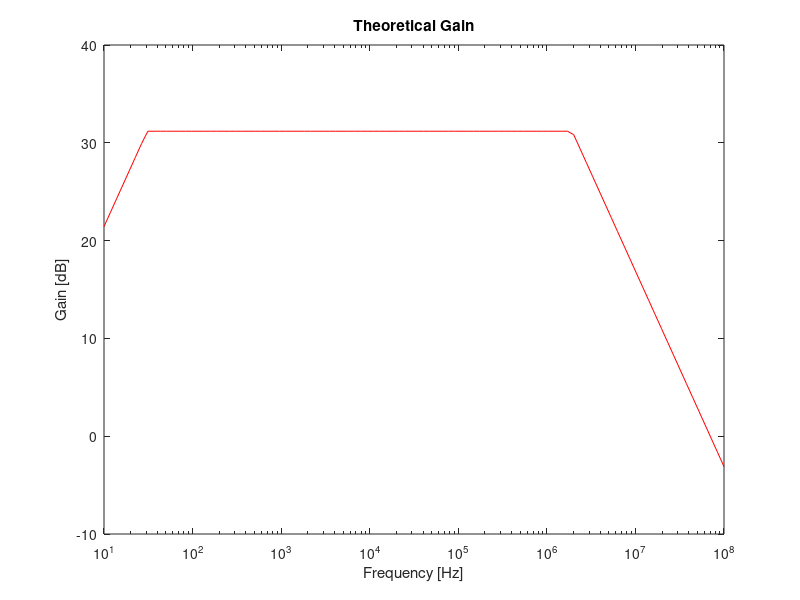

MATLAB code to generate this figure:
clear all
%Ver melhor a cut-off frequency
%Gain stage

T=300.15;
k=1.38064852*(10e-23);
q=1.60217662*(10e-19);
VT=(k*T)/q;

%Beta_f usado no Ngspice para NPN model
Beta_f_NPN=178.7;

%Early Voltage usado no Ngspice para NPN model
VA_NPN=69.7;
  
%Valores usados no Ngspice
R1=70000;
R2=10000;
RC=1000;
RE_copy=100;
Rout = 50;
Ci=1.0e-3;
Cb=1.6e-3;
Co=1.2e-3;

%Talvez mudar VON
VON=0.7;
  
VCC=12;
RS=100;

RL=8;

RE=RE_copy;

%Slide 6 da aula 7

RB=1/(1/R1+1/R2);
VEQ=(R2/(R1+R2))*VCC;

IB=(VEQ-VON)/(RB+(1+Beta_f_NPN)*RE);
IC1=Beta_f_NPN*IB;
IE1=(1+Beta_f_NPN)*IB;
VE1=RE*IE1;
VO1=VCC-RC*IC1;
VCE=VO1-VE1;

%Slide 7 da aula 7
gm1=IC1/VT;
rpi1=Beta_f_NPN/gm1;
ro1=VA_NPN/IC1;

%Resistências RB e RS em paralelo, para usar em cálculos posteriores
R_BS=RB*RS/(RB+RS);

%Nota: AV designa o gain; AV1 no GainStage, AV2 no OutputStage, AV no total (no final, portanto)	    
%Verifiquei que, utilizando as duas fórmulas de calcular AV (com RE=0 e RE=RE_copy) e fazendo a média no final, dá melhores valores, considerando-se, assim, os dois modelos em simultâneo
			    
RE=RE_copy;
AV1 = (R_BS/RS)*RC*((RE-gm1*rpi1*ro1)/((ro1+RC+RE)*(R_BS+rpi1+RE)+gm1*RE*ro1*rpi1-RE*RE));
AV1_DB = 20*log10(abs(AV1));

%Considerando ro1=infinity
%AV1 = (RB/(RB+RS))*RC*((-gm1*rpi1)/(R_BS+rpi1+RE+gm1*RE*rpi1));
%AV1_DB = 20*log10(abs(AV1));

AV1_aux = AV1;
AV1_aux_DB = AV1_DB;

RE=0;
AV1 = (R_BS/RS)*RC*((RE-gm1*rpi1*ro1)/((ro1+RC+RE)*(R_BS+rpi1+RE)+gm1*RE*ro1*rpi1-RE*RE));
AV1_DB = 20*log10(abs(AV1));

%Considerando ro1=infinity
%AV1 = (RB/(RB+RS))*RC*((-gm1*rpi1)/(R_BS+rpi1+RE+gm1*RE*rpi1));
%AV1_DB = 20*log10(abs(AV1));


RE=RE_copy;
ZI1 = (RB*rpi1)/(RB+rpi1);
  
ZO1 = 1/(1/ro1+1/RC);

  
%Output stage
  
%Valores usados no Ngspice para o modelo PNP
Beta_f_PNP = 227.3;
Beta_r_PNP = 7.69;
VA_PNP = 37.2;

%O V1 do slide 14 da aula 17 é a tensão final que sai do GainStage
VI2 = VO1;
							   
IE2 = (VCC-VON-VI2)/Rout;

%Slide 13 da aula 15
%IC2 = ((Beta_r_PNP+1)/Beta_r_PNP)*IE2;
IC2 = (Beta_f_PNP/(1+Beta_f_PNP))*IE2;
  
VO2 = VCC - Rout*IE2;
VCE2 = VO2 + Rout*IE2;

%Expressões do slide 13 da aula 15, para PNP
gm2 = IC2/VT;
go2 = IC2/VA_PNP;
gpi2 = gm2/Beta_f_PNP;

%Slide 15 da aula 17
ge2 = 1/Rout;

%Slides 14 e 15 da aula 17
AV2 = gm2/(gpi2+ge2+go2+gm2);
ZI2 = (gpi2+ge2+go2+gm2)/(gpi2*(gpi2+ge2+go2));
ZO2 = 1/(gpi2+ge2+go2+gm2);


%Complete circuit - hand calculations no GitHub

%Termo para cálculos		 
gB = 1/(1/gpi2+ZO1);
		 
AV = ((gB+(gm2/gpi2)*gB)/(gB+ge2+go2+(gm2/gpi2)*gB))*AV1;
AV_DB = 20*log10(abs(AV));
		 
AV_aux = ((gB+(gm2/gpi2)*gB)/(gB+ge2+go2+(gm2/gpi2)*gB))*AV1_aux;
AV_DB_aux = 20*log10(abs(AV_aux));

  
ZI=ZI1;
  
ZO=1/(go2+(gm2/gpi2)*gB+ge2+gB);


%Escrever em ficheiros

file_chosen_values = fopen("ChosenValues.tex","w");
fprintf(file_chosen_values, "$R_1$ & %.0f k$\\Omega$ \\\\ \\hline\n$R_2$ & %.0f k$\\Omega$ \\\\ \\hline\n$R_C$ & %.0f k$\\Omega$ \\\\ \\hline\n$R_E$ & %.0f $\\Omega$ \\\\ \\hline\n$R_{out}$ & %.0f $\\Omega$ \\\\ \\hline\n$C_i$ & %.0f mF \\\\ \\hline\n$C_b$ & %.0f mF \\\\ \\hline\n$C_o$ & %.0f mF \\\\ \\hline", R1/1000, R2/1000, RC/1000, RE_copy, Rout, Ci*1000, Cb*1000, Co*1000);
fclose (file_chosen_values);

file_vce_vbeon = fopen("VCE_VBEON.tex","w");
fprintf(file_vce_vbeon, "$V_{CE}$ & %.4f\\\\ \\hline\n$V_{BE_{ON}}$ & %.1f \\\\ \\hline", VCE, VON);
fclose (file_vce_vbeon);

file_impedances = fopen("Impedances.tex","w");
fprintf(file_impedances,"$Z_{I1}$ & %.6f \\\\ \\hline\n$Z_{O1}$ & %.6f \\\\ \\hline\n$Z_{I2}$ & %.6f \\\\ \\hline\n$Z_{O2}$ & %.6f \\\\ \\hline\n$Z_I$ & %.6f \\\\ \\hline\n$Z_O$ & %.6f \\\\ \\hline", ZI1, ZO1, ZI2, ZO2, ZI, ZO);
fclose (file_impedances);

file_IE = fopen("IE.tex","w");
fprintf(file_IE, "$I_E$ (Gain Stage) & %.4f mA\\\\ \\hline\n$I_E$ (Output Stage) & %.4f mA\\\\ \\hline\n$|V_{CE}|$ & %.1f V\\\\ \\hline\n$V_{EB_{ON}}$ & %.1f V\\\\ \\hline", IE1*1000, IE2*1000, VCE2, VON);
fclose (file_IE);

%file_gains1 = fopen("Gains1.tex","w");
%fprintf(file_gains1,"$AV_1$ & %.6f \\\\ \\hline\n$AV_2$ & %.6f \\\\ \\hline\n$AV$ & %.6f \\\\ \\hline\n$AV$ & %.6f dB \\\\ \\hline\n", AV1, AV2, AV, AV_DB);
%fclose (file_gains1);

%file_gains2 = fopen("Gains2.tex","w");
%fprintf(file_gains2,"$AV_1$ & %.6f \\\\ \\hline\n$AV_2$ & %.6f \\\\ \\hline\n$AV$ & %.6f \\\\ \\hline\n$AV$ & %.6f dB \\\\ \\hline\n", AV1_aux, AV2, AV_aux, AV_DB_aux);
%fclose (file_gains2);

file_gains = fopen("Gains.tex","w");
fprintf(file_gains,"$AV_1$ & %.6f \\\\\n$AV_1$ [dB] & %.6f \\\\ \\hline\n$AV_2$ & %.6f \\\\\n$AV_2$ [dB] & %.6f \\\\ \\hline\n$AV$ & %.6f \\\\\n$AV$ [dB] & %.6f\\\\ \\hline\n", 0.5*(AV1_aux+AV1), 20*log10(0.5*(AV1_aux+AV1)), AV2, 20*log10(AV2), 0.5*(AV_aux+AV), 20*log10(0.5*(AV_aux+AV)));
fclose (file_gains);

%Lower cut-off frequency

RE=RE_copy;

Aux =(rpi1+R_BS)/(rpi1*gm1);
Aux = Aux*RE/(Aux+RE);

w_L= 1/(Cb*Aux)+1/((ZI+RS)*Ci)+1/((ZO+RL)*Co);
f_L=w_L/(2*pi);

file_cutoff = fopen("CutOff.tex","w");
fprintf(file_cutoff,"Lower cut-off frequency & %.6f \\\\ \\hline", f_L);
fclose (file_cutoff);

%High cut-off frequency, retirada diretamente do Ngspice
f_H = 1.928995e+6;
%f_L = 1.991176e+1;


%Plot

f = logspace(1,8,100);

%Variáveis auxiliares para fazer os plots; existe declive 20dB até f_L e declive -20 dB após f_H

%Considerando RE=RE_copy
Aux_gain_11 = (10^(AV_DB_aux/20))/f_L;
Aux_gain_12 = (10^(-AV_DB_aux/(20)))/f_H;

%Considerando RE=0
Aux_gain_21 = (10^(AV_DB/20))/f_L;
Aux_gain_22 = (10^(-AV_DB/20))/f_H;

%Fazendo uma média dos dois
Aux_gain_31 = (10^((AV_DB_aux+AV_DB)/40))/f_L;
Aux_gain_32 = (10^((-AV_DB_aux-AV_DB)/40))/f_H;

Gain_1 = @(f) 20*log10(f*Aux_gain_11).*(f<f_L)+AV_DB_aux*(f>=f_L & f<f_H+1)-20*log10(f*Aux_gain_12).*(f>=f_H);
Gain_2 = @(f) 20*log10(f*Aux_gain_21).*(f<f_L)+AV_DB*(f>=f_L & f<f_H)-20*log10(f*Aux_gain_22).*(f>=f_H);
Gain_3 = @(f) 20*log10(f*Aux_gain_31).*(f<f_L)+0.5*(AV_DB_aux+AV_DB)*(f>=f_L & f<f_H)-20*log10(f*Aux_gain_32).*(f>=f_H);


fig_gain = figure ("Visible", "off");

%semilogx(f, Gain_1(f), f , Gain_2(f), f, Gain_3(f), "");
semilogx(f, Gain_3(f), "r");

xlabel("Frequency [Hz]");
ylabel("Gain [dB]");

title("Theoretical Gain");

%hleg1=legend ("RE=100\\Omega","RE=0\\Omega","Average of both AV values","Location","southeast");
%set(hleg1, "FontSize", 14);

print (fig_gain, "gain_plot.eps", "-depsc");

close all;
